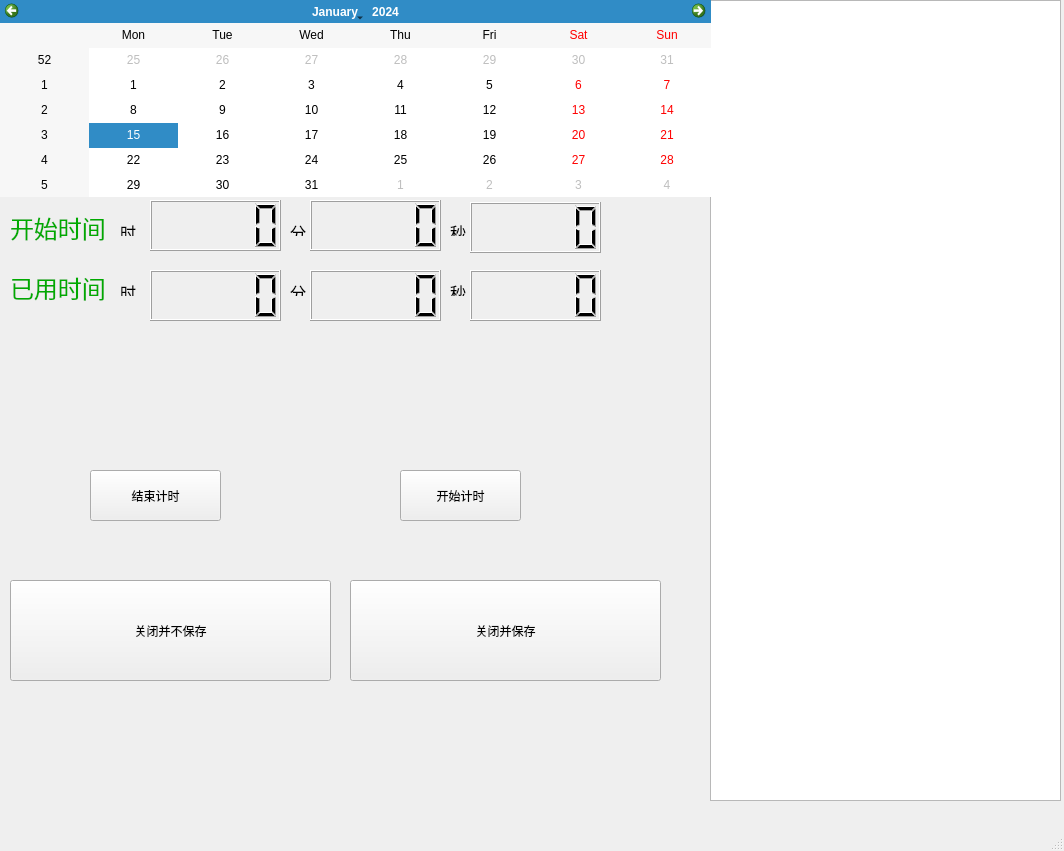
<?xml version="1.0" encoding="UTF-8"?>
<ui version="4.0">
 <class>MainWindow</class>
 <widget class="QMainWindow" name="MainWindow">
  <property name="geometry">
   <rect>
    <x>0</x>
    <y>0</y>
    <width>1064</width>
    <height>851</height>
   </rect>
  </property>
  <property name="windowTitle">
   <string>MainWindow</string>
  </property>
  <widget class="QWidget" name="centralwidget">
   <widget class="QListView" name="timex_list">
    <property name="geometry">
     <rect>
      <x>710</x>
      <y>0</y>
      <width>351</width>
      <height>801</height>
     </rect>
    </property>
   </widget>
   <widget class="QPushButton" name="start">
    <property name="geometry">
     <rect>
      <x>400</x>
      <y>470</y>
      <width>121</width>
      <height>51</height>
     </rect>
    </property>
    <property name="text">
     <string>开始计时</string>
    </property>
   </widget>
   <widget class="QPushButton" name="close1">
    <property name="geometry">
     <rect>
      <x>10</x>
      <y>580</y>
      <width>321</width>
      <height>101</height>
     </rect>
    </property>
    <property name="text">
     <string>关闭并不保存</string>
    </property>
   </widget>
   <widget class="QCalendarWidget" name="calendarWidget">
    <property name="geometry">
     <rect>
      <x>0</x>
      <y>0</y>
      <width>711</width>
      <height>197</height>
     </rect>
    </property>
   </widget>
   <widget class="QLCDNumber" name="time1">
    <property name="geometry">
     <rect>
      <x>150</x>
      <y>200</y>
      <width>131</width>
      <height>51</height>
     </rect>
    </property>
   </widget>
   <widget class="QPushButton" name="end">
    <property name="geometry">
     <rect>
      <x>90</x>
      <y>470</y>
      <width>131</width>
      <height>51</height>
     </rect>
    </property>
    <property name="text">
     <string>结束计时</string>
    </property>
   </widget>
   <widget class="QLCDNumber" name="time2">
    <property name="geometry">
     <rect>
      <x>310</x>
      <y>200</y>
      <width>131</width>
      <height>51</height>
     </rect>
    </property>
   </widget>
   <widget class="QPushButton" name="close2">
    <property name="geometry">
     <rect>
      <x>350</x>
      <y>580</y>
      <width>311</width>
      <height>101</height>
     </rect>
    </property>
    <property name="text">
     <string>关闭并保存</string>
    </property>
   </widget>
   <widget class="QLabel" name="label">
    <property name="geometry">
     <rect>
      <x>10</x>
      <y>210</y>
      <width>101</width>
      <height>31</height>
     </rect>
    </property>
    <property name="text">
     <string>&lt;html&gt;&lt;head/&gt;&lt;body&gt;&lt;p&gt;&lt;span style=&quot; font-size:18pt; color:#00aa00;&quot;&gt;开始时间&lt;/span&gt;&lt;/p&gt;&lt;/body&gt;&lt;/html&gt;</string>
    </property>
   </widget>
   <widget class="QLabel" name="label_2">
    <property name="geometry">
     <rect>
      <x>120</x>
      <y>220</y>
      <width>21</width>
      <height>16</height>
     </rect>
    </property>
    <property name="text">
     <string>&lt;html&gt;&lt;head/&gt;&lt;body&gt;&lt;p&gt;&lt;span style=&quot; font-size:12pt;&quot;&gt;时&lt;/span&gt;&lt;/p&gt;&lt;/body&gt;&lt;/html&gt;</string>
    </property>
   </widget>
   <widget class="QLabel" name="label_3">
    <property name="geometry">
     <rect>
      <x>290</x>
      <y>220</y>
      <width>21</width>
      <height>16</height>
     </rect>
    </property>
    <property name="text">
     <string>&lt;html&gt;&lt;head/&gt;&lt;body&gt;&lt;p&gt;&lt;span style=&quot; font-size:12pt;&quot;&gt;分&lt;/span&gt;&lt;/p&gt;&lt;/body&gt;&lt;/html&gt;</string>
    </property>
   </widget>
   <widget class="QLabel" name="label_4">
    <property name="geometry">
     <rect>
      <x>450</x>
      <y>220</y>
      <width>21</width>
      <height>16</height>
     </rect>
    </property>
    <property name="text">
     <string>&lt;html&gt;&lt;head/&gt;&lt;body&gt;&lt;p&gt;&lt;span style=&quot; font-size:12pt;&quot;&gt;秒&lt;/span&gt;&lt;/p&gt;&lt;/body&gt;&lt;/html&gt;</string>
    </property>
   </widget>
   <widget class="QLCDNumber" name="time3">
    <property name="geometry">
     <rect>
      <x>470</x>
      <y>202</y>
      <width>131</width>
      <height>51</height>
     </rect>
    </property>
   </widget>
   <widget class="QLabel" name="label_5">
    <property name="geometry">
     <rect>
      <x>10</x>
      <y>270</y>
      <width>101</width>
      <height>31</height>
     </rect>
    </property>
    <property name="text">
     <string>&lt;html&gt;&lt;head/&gt;&lt;body&gt;&lt;p&gt;&lt;span style=&quot; font-size:18pt; color:#00aa00;&quot;&gt;已用时间&lt;/span&gt;&lt;/p&gt;&lt;/body&gt;&lt;/html&gt;</string>
    </property>
   </widget>
   <widget class="QLabel" name="label_6">
    <property name="geometry">
     <rect>
      <x>120</x>
      <y>280</y>
      <width>21</width>
      <height>16</height>
     </rect>
    </property>
    <property name="text">
     <string>&lt;html&gt;&lt;head/&gt;&lt;body&gt;&lt;p&gt;&lt;span style=&quot; font-size:12pt;&quot;&gt;时&lt;/span&gt;&lt;/p&gt;&lt;/body&gt;&lt;/html&gt;</string>
    </property>
   </widget>
   <widget class="QLCDNumber" name="time1_1">
    <property name="geometry">
     <rect>
      <x>150</x>
      <y>270</y>
      <width>131</width>
      <height>51</height>
     </rect>
    </property>
   </widget>
   <widget class="QLCDNumber" name="time2_2">
    <property name="geometry">
     <rect>
      <x>310</x>
      <y>270</y>
      <width>131</width>
      <height>51</height>
     </rect>
    </property>
   </widget>
   <widget class="QLCDNumber" name="time3_3">
    <property name="geometry">
     <rect>
      <x>470</x>
      <y>270</y>
      <width>131</width>
      <height>51</height>
     </rect>
    </property>
   </widget>
   <widget class="QLabel" name="label_7">
    <property name="geometry">
     <rect>
      <x>290</x>
      <y>280</y>
      <width>16</width>
      <height>16</height>
     </rect>
    </property>
    <property name="text">
     <string>&lt;html&gt;&lt;head/&gt;&lt;body&gt;&lt;p&gt;&lt;span style=&quot; font-size:12pt;&quot;&gt;分&lt;/span&gt;&lt;/p&gt;&lt;/body&gt;&lt;/html&gt;</string>
    </property>
   </widget>
   <widget class="QLabel" name="label_8">
    <property name="geometry">
     <rect>
      <x>450</x>
      <y>280</y>
      <width>21</width>
      <height>16</height>
     </rect>
    </property>
    <property name="text">
     <string>&lt;html&gt;&lt;head/&gt;&lt;body&gt;&lt;p&gt;&lt;span style=&quot; font-size:12pt;&quot;&gt;秒&lt;/span&gt;&lt;/p&gt;&lt;/body&gt;&lt;/html&gt;</string>
    </property>
   </widget>
  </widget>
  <widget class="QMenuBar" name="menubar">
   <property name="geometry">
    <rect>
     <x>0</x>
     <y>0</y>
     <width>1064</width>
     <height>23</height>
    </rect>
   </property>
  </widget>
  <widget class="QStatusBar" name="statusbar"/>
 </widget>
 <resources/>
 <connections>
  <connection>
   <sender>close1</sender>
   <signal>clicked()</signal>
   <receiver>MainWindow</receiver>
   <slot>close()</slot>
   <hints>
    <hint type="sourcelabel">
     <x>200</x>
     <y>633</y>
    </hint>
    <hint type="destinationlabel">
     <x>388</x>
     <y>461</y>
    </hint>
   </hints>
  </connection>
 </connections>
</ui>
